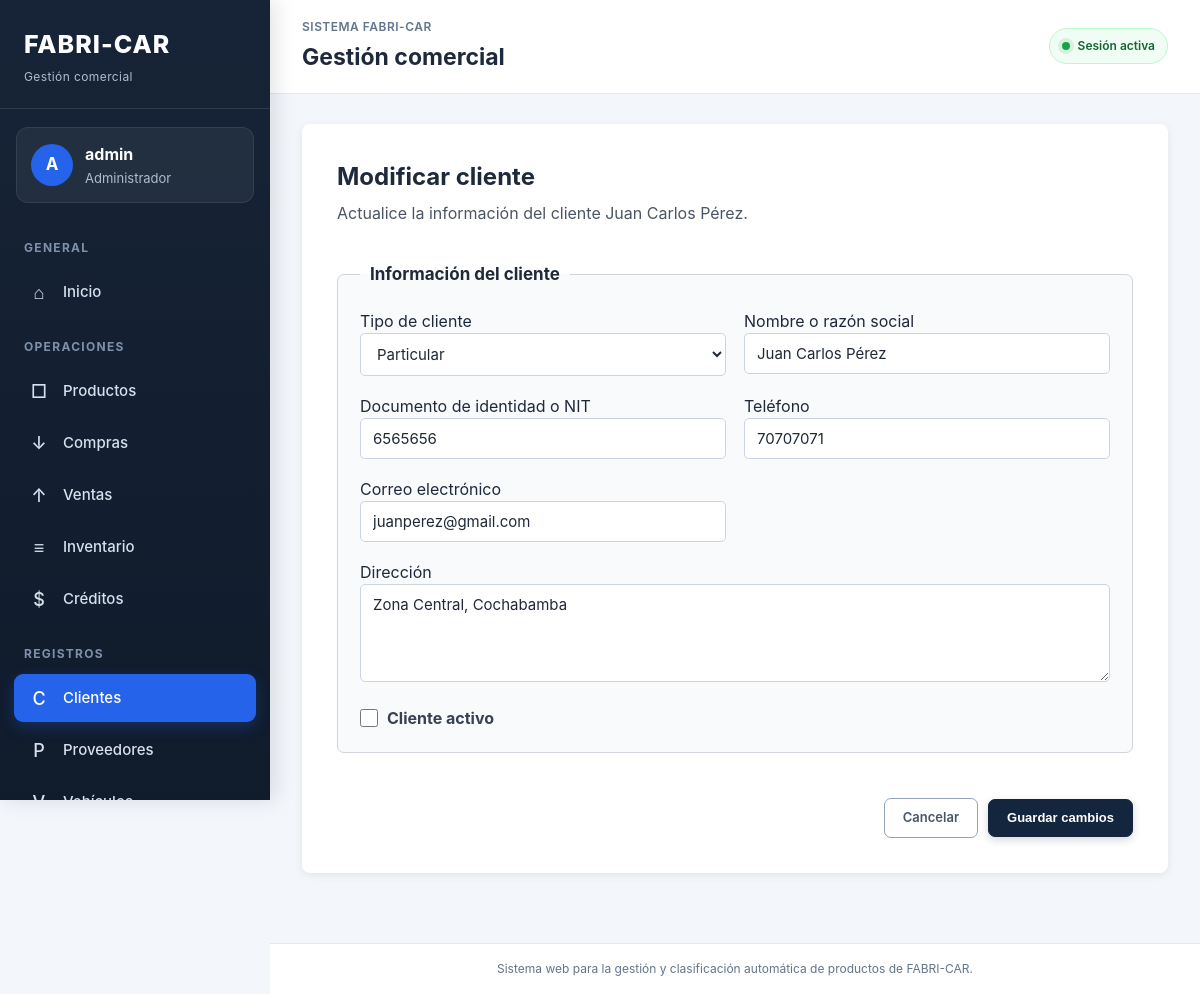
/clientes/modificar/1/ (signed in), run on an earlier commit of the app's database.
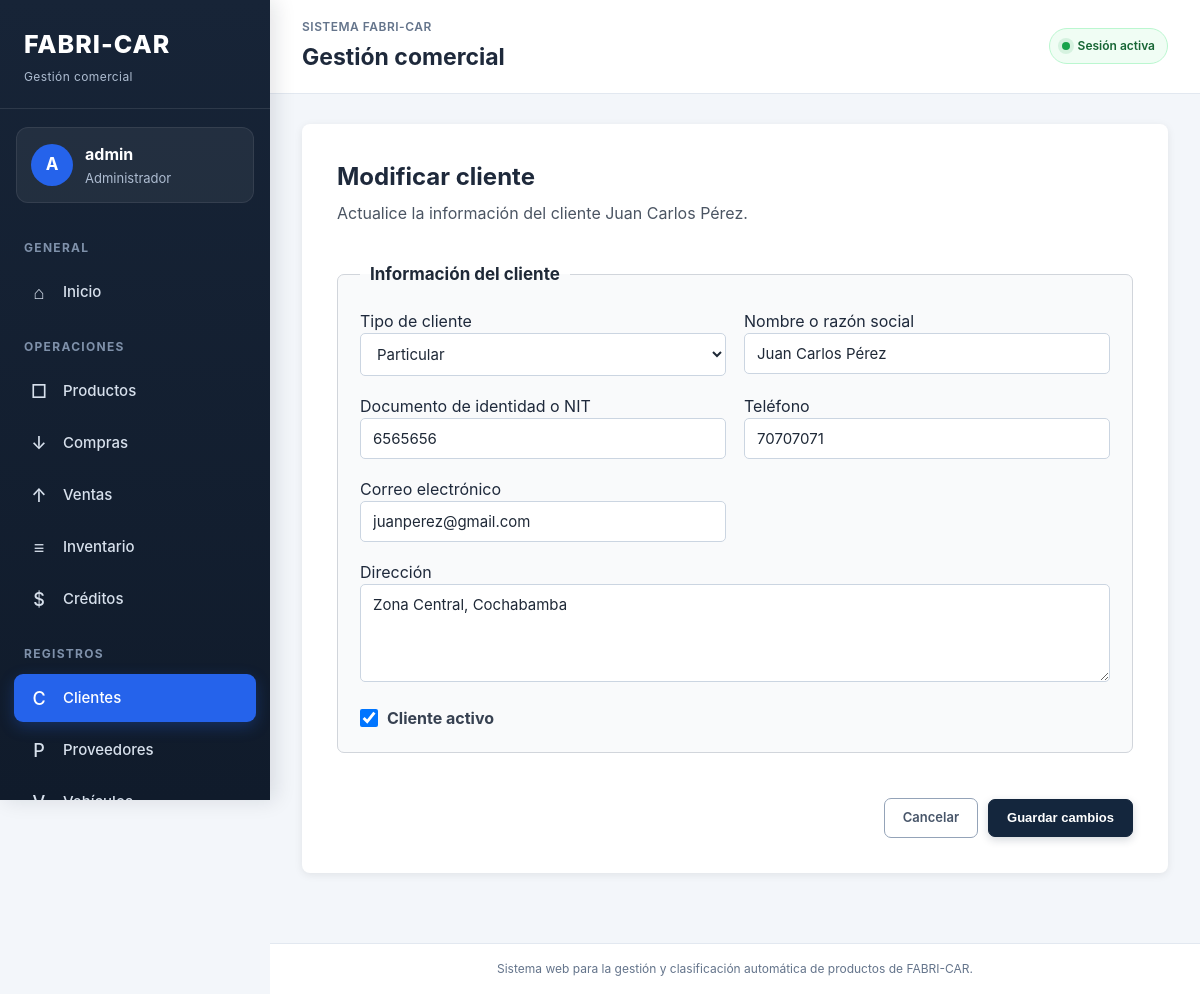
And on a later commit of the database.
### clientes/models.py (models this page shows, shortened)
class Cliente(models.Model):
    class TipoCliente(models.TextChoices):
        PARTICULAR = "PARTICULAR", "Particular"
        TALLER = "TALLER", "Taller mecánico"
        INSTITUCION = "INSTITUCION", "Institución"
    tipo_cliente = models.CharField(
        max_length=20,
        choices=TipoCliente.choices,
        default=TipoCliente.PARTICULAR,
        verbose_name="Tipo de cliente",
    )
    nombre = models.CharField(
        max_length=150,
        db_index=True,
        verbose_name="Nombre o razón social",
    )
    documento = models.CharField(
        max_length=30,
        unique=True,
        verbose_name="Documento de identidad o NIT",
    )
    telefono = models.CharField(
        max_length=30,
        blank=True,
        verbose_name="Teléfono",
    )
    correo = models.EmailField(
        blank=True,
        verbose_name="Correo electrónico",
    )
    direccion = models.TextField(
        blank=True,
        verbose_name="Dirección",
    )
    estado = models.BooleanField(
        default=True,
        verbose_name="Activo",
    )
    fecha_registro = models.DateTimeField(
        auto_now_add=True,
        verbose_name="Fecha de registro",
    )
    fecha_modificacion = models.DateTimeField(
        auto_now=True,
        verbose_name="Fecha de modificación",
    )
    class Meta:
        verbose_name = "Cliente"
        verbose_name_plural = "Clientes"
        ordering = ["nombre"]

### clientes/views.py (the view)
@login_required
@rol_requerido("Administrador")
def modificar_cliente(request, cliente_id):
    cliente = get_object_or_404(
        Cliente,
        id=cliente_id,
    )
    if request.method == "POST":
        formulario = ClienteForm(
            request.POST,
            instance=cliente,
        )
        if formulario.is_valid():
            cliente = formulario.save()
            messages.success(
                request,
                (
                    f'El cliente "{cliente.nombre}" '
                    "fue modificado correctamente."
                ),
            )
            return redirect("clientes:listar_clientes")
    else:
        formulario = ClienteForm(
            instance=cliente,
        )
    contexto = {
        "formulario": formulario,
        "cliente": cliente,
        "modo_edicion": True,
    }
    return render(
        request,
        "clientes/registrar_cliente.html",
        contexto,
    )

### principal/context_processors.py (called while the page is built)
def roles_usuario(request):
    usuario = request.user
    if not usuario.is_authenticated:
        return {
            "es_administrador": False,
            "es_empleado": False,
            "es_cliente": False,
        }
    es_administrador = (
        usuario.is_superuser
        or usuario.groups.filter(
            name="Administrador"
        ).exists()
    )
    es_empleado = usuario.groups.filter(
        name="Empleado"
    ).exists()
    es_cliente = usuario.groups.filter(
        name="Cliente"
    ).exists()
    return {
        "es_administrador": es_administrador,
        "es_empleado": es_empleado,
        "es_cliente": es_cliente,
    }

### clientes/templates/clientes/registrar_cliente.html (shortened to what this page needs)
{% extends "principal/base.html" %}
{% block contenido %}
<section class="presentacion">
    <div class="encabezado-formulario">
        <div>
        {% if modo_edicion %}
    <h2>Modificar cliente</h2>
    <p>
        Actualice la información del cliente
        {{ cliente.nombre }}.
    </p>
        {% else %}
    <h2>Registrar cliente</h2>
    <p>
        Complete la información del cliente particular,
        taller mecánico o institución.
    </p>
        {% endif %}
        </div>
    </div>
    <form
        method="post"
        class="formulario-producto"
        novalidate
    >
        <fieldset class="seccion-formulario">
            <legend>Información del cliente</legend>
            <div class="cuadricula-formulario">
                <div>
                    <label for="{{ formulario.tipo_cliente.id_for_label }}">
                        Tipo de cliente
                    </label>
                    {{ formulario.tipo_cliente }}
                </div>
                <div>
                    <label for="{{ formulario.nombre.id_for_label }}">
                        Nombre o razón social
                    </label>
                    {{ formulario.nombre }}
                </div>
                <div>
                    <label for="{{ formulario.documento.id_for_label }}">
                        Documento de identidad o NIT
                    </label>
                    {{ formulario.documento }}
                </div>
                <div>
                    <label for="{{ formulario.telefono.id_for_label }}">
                        Teléfono
                    </label>
                    {{ formulario.telefono }}
                </div>
                <div>
                    <label for="{{ formulario.correo.id_for_label }}">
                        Correo electrónico
                    </label>
                    {{ formulario.correo }}
                </div>
            </div>
            <div class="campo-completo">
                <label for="{{ formulario.direccion.id_for_label }}">
                    Dirección
                </label>
                {{ formulario.direccion }}
            </div>
            <div class="grupo-checkbox">
                {{ formulario.estado }}
                <label for="{{ formulario.estado.id_for_label }}">
                    Cliente activo
                </label>
            </div>
        </fieldset>
        <div class="acciones-formulario">
            <a
                href="{% url 'clientes:listar_clientes' %}"
                class="boton-secundario"
            >
                Cancelar
            </a>
            <button
                type="submit"
                class="boton-principal"
            >
                {% if modo_edicion %}
                    Guardar cambios
                {% else %}
                    Guardar cliente
                {% endif %}
            </button>
        </div>
    </form>
</section>
{% endblock %}

What changed in the data, as far as the page shows it:
changed Cliente "Juan Carlos Pérez": estado "☐" → "☑"
